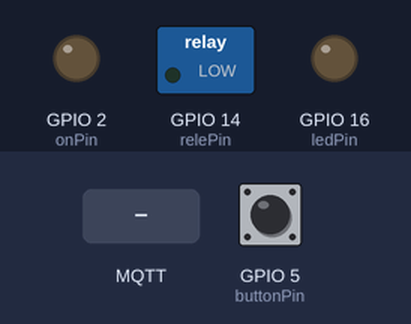
A sketch run on a simulated ESP8266 (NodeMCU). On the bench: switched loads named in the sketch (green lamp = pin HIGH), output pins drawn as LEDs (lit = HIGH). The test bench sets the inputs (shaded band); at power-on: GPIO 5 (buttonPin) HIGH. WiFi joins after 1.5 s; servers stay silent unless stated; random numbers use the default seed unless the sketch sets one; no MQTT or app messages arrive unless stated; what the sketch prints to the serial monitor is not drawn.

Above: at 2.7 s.
2.8 s: GPIO 5 (buttonPin) pulled LOW for 0.15 s
At 3.2 s:
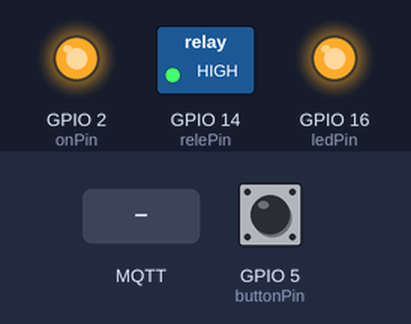
7.4 s: MQTT message "off" arrives on the first subscribed topic
At 8.4 s:
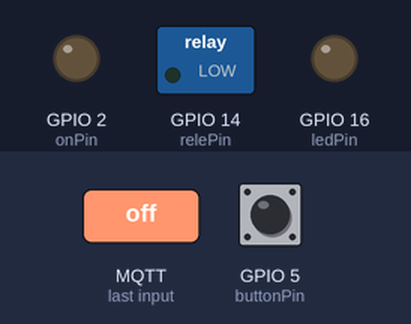
8.9 s: GPIO 5 (buttonPin) pulled LOW for 1 s
At 10.3 s:
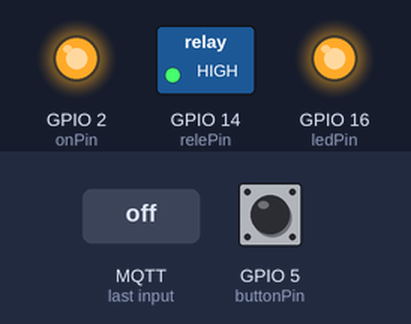
Timing chart, 0 to 11.9 s (numbered marks = the images above; inputs shaded):
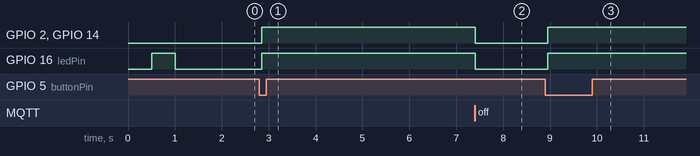

Measured:
- after the input at 2.8 s, GPIO 2 (onPin), GPIO 14 (relePin), GPIO 16 (ledPin): LOW → HIGH after 0.05 s
- after the input at 7.4 s, GPIO 2 (onPin), GPIO 14 (relePin), GPIO 16 (ledPin): HIGH → LOW at once
- after the input at 8.9 s, GPIO 2 (onPin), GPIO 14 (relePin), GPIO 16 (ledPin): LOW → HIGH after 0.05 s

The sketch:

alarmas.ino
```cpp
#include <ESP8266WiFi.h>
#include <PubSubClient.h>

const char* ssid = "senaAPRENDICES";
const char* password = "senaApr3nd1z2025**";
const char* mqttServer = "test.mosquitto.org";
int port = 1883;

WiFiClient espClient;
PubSubClient client(espClient);

const int ledPin = 16;     // LED integrado NodeMCU (D0)
const int relePin = 14;    // Rele (D5)
const int onPin = 2;       // LED externo (opcional) (D4)
const int buttonPin = 5;   // Pulsador en D1 (GPIO5)

// Configuración individual para cada NodeMCU
const int nodeNumber = 3;  // CAMBIAR ESTE VALOR (1, 2, 3, 4) PARA CADA NODEMCU
char topicSirena[20];
char topicButton[20];
char topicEstado[20];  // Topic individual para el estado

unsigned long lastMsgTime = 0;
bool sirenaActive = false;
bool buttonState = HIGH;
bool lastButtonState = HIGH;
unsigned long debounceTime = 0;
const unsigned long debounceDelay = 50;
const unsigned long sirenaDuration = 60000;  // 60 segundos = 60000 ms

char clientId[50];

void setup() {
  Serial.begin(115200);
  randomSeed(analogRead(0));

  // Configurar topics según el número del nodo
  sprintf(topicSirena, "sirena/%d", nodeNumber);
  sprintf(topicButton, "boton/%d", nodeNumber);
  sprintf(topicEstado, "estado/sirena%d", nodeNumber);  // Topic individual para estado

  pinMode(ledPin, OUTPUT);
  pinMode(relePin, OUTPUT);
  pinMode(onPin, OUTPUT);
  pinMode(buttonPin, INPUT_PULLUP);

  // Inicializar todos los pines en estado APAGADO
  digitalWrite(ledPin, LOW);
  digitalWrite(relePin, LOW);
  digitalWrite(onPin, LOW);

  wifiConnect();

  Serial.println("WiFi conectado - IP: ");
  Serial.println(WiFi.localIP());

  client.setServer(mqttServer, port);
  client.setCallback(callback);

  // Mantener LED apagado después de la conexión
  digitalWrite(ledPin, LOW);
}

void wifiConnect() {
  WiFi.mode(WIFI_STA);
  WiFi.begin(ssid, password);
  while (WiFi.status() != WL_CONNECTED) {
    delay(500);
    Serial.print(".");
    // Parpadear LED durante conexión
    digitalWrite(ledPin, !digitalRead(ledPin));
  }
}

void mqttReconnect() {
  while (!client.connected()) {
    Serial.print("Intentando conexión MQTT...");
    long r = random(1000);
    sprintf(clientId, "clientId-%ld", r);
    if (client.connect(clientId)) {
      Serial.println(" conectado");
      // Suscribirse a ambos topics: el individual y el global para compatibilidad
      client.subscribe(topicSirena);    // Topic individual (ej: sirena/1)
      client.subscribe("SENA_led");     // Topic global (para compatibilidad)

      // Publicar estado inicial al conectarse
      client.publish(topicEstado, "off");
    } else {
      Serial.print("falló, rc=");
      Serial.print(client.state());
      Serial.println(" intentando en 5 segundos");
      delay(5000);
    }
  }
}

void callback(char* topic, byte* message, unsigned int length) {
  Serial.print("Mensaje recibido en el tema: ");
  Serial.print(topic);
  Serial.print(". Mensaje: ");

  String stMessage;
  for (int i = 0; i < length; i++) {
    stMessage += (char)message[i];
  }
  Serial.println(stMessage);

  // Manejar ambos topics
  if (String(topic) == topicSirena || String(topic) == "SENA_led") {
    if (stMessage == "on") {
      activateSirena();
    } else if (stMessage == "off") {
      deactivateSirena();
    }
  }
}

void activateSirena() {
  if (sirenaActive) return;  // Si ya está activa, no hacer nada

  Serial.println("Activando sirena");
  digitalWrite(relePin, HIGH);
  digitalWrite(onPin, HIGH);
  digitalWrite(ledPin, HIGH);
  sirenaActive = true;
  lastMsgTime = millis();

  // Publicar mensajes de confirmación
  char msg[50];
  sprintf(msg, "sirena %d on", nodeNumber);
  client.publish("estado/sirenas", msg);
  client.publish(topicEstado, "on");  // Publicar en topic individual
}

void deactivateSirena() {
  if (!sirenaActive) return;  // Si ya está desactivada, no hacer nada

  Serial.println("Desactivando sirena");
  digitalWrite(relePin, LOW);
  digitalWrite(onPin, LOW);
  digitalWrite(ledPin, LOW);
  sirenaActive = false;

  // Publicar mensajes de confirmación
  char msg[50];
  sprintf(msg, "sirena %d off", nodeNumber);
  client.publish("estado/sirenas", msg);
  client.publish(topicEstado, "off");  // Publicar en topic individual
}

void checkButton() {
  int reading = digitalRead(buttonPin);

  if (reading != lastButtonState) {
    debounceTime = millis();
  }

  if ((millis() - debounceTime) > debounceDelay) {
    if (reading != buttonState) {
      buttonState = reading;

      if (buttonState == LOW) {
        Serial.println("Boton presionado");
        client.publish(topicButton, "on");
        activateSirena();
      }
    }
  }

  lastButtonState = reading;
}

void loop() {
  if (!client.connected()) {
    mqttReconnect();
  }
  client.loop();

  checkButton();

  // Apagar automáticamente después de 60 segundos
  if (sirenaActive && (millis() - lastMsgTime > sirenaDuration)) {
    deactivateSirena();
  }
}
```
